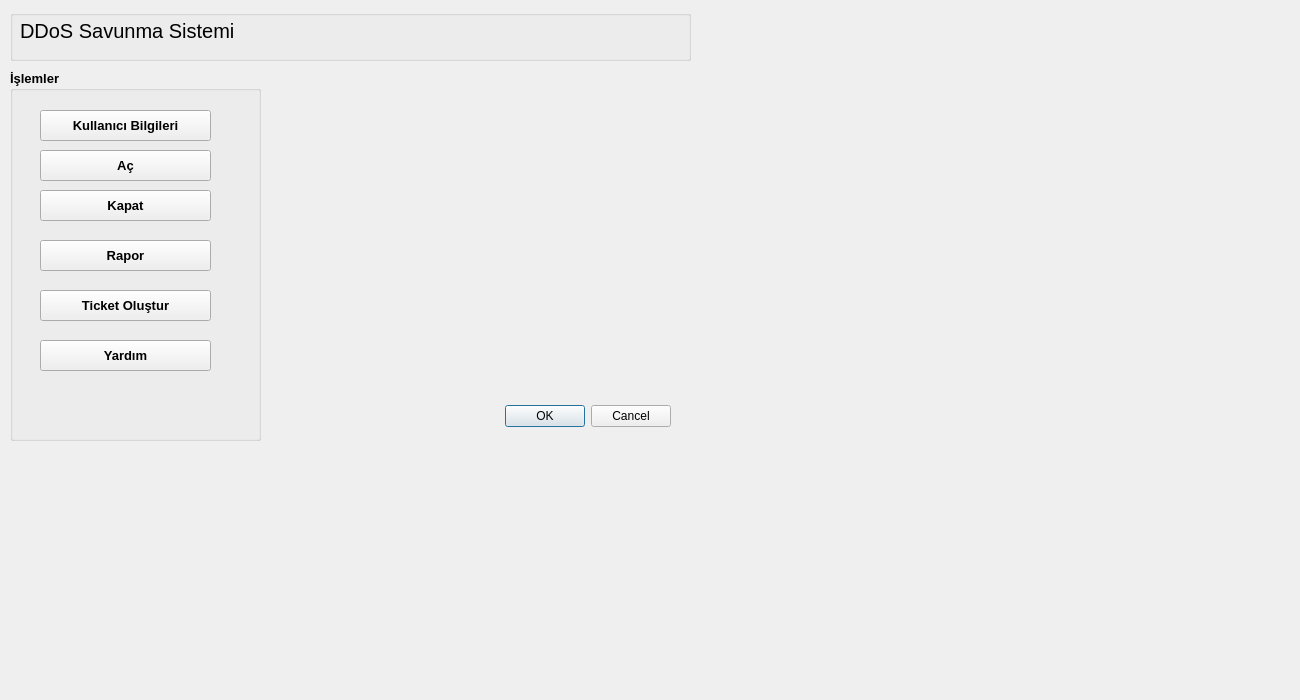
<?xml version="1.0" encoding="UTF-8"?>
<ui version="4.0">
 <class>Dialog</class>
 <widget class="QDialog" name="Dialog">
  <property name="geometry">
   <rect>
    <x>0</x>
    <y>0</y>
    <width>1300</width>
    <height>700</height>
   </rect>
  </property>
  <property name="minimumSize">
   <size>
    <width>1300</width>
    <height>700</height>
   </size>
  </property>
  <property name="maximumSize">
   <size>
    <width>1300</width>
    <height>700</height>
   </size>
  </property>
  <property name="windowTitle">
   <string>DDoS Mitigation With AI</string>
  </property>
  <widget class="QDialogButtonBox" name="buttonBox">
   <property name="geometry">
    <rect>
     <x>360</x>
     <y>400</y>
     <width>311</width>
     <height>32</height>
    </rect>
   </property>
   <property name="orientation">
    <enum>Qt::Horizontal</enum>
   </property>
   <property name="standardButtons">
    <set>QDialogButtonBox::Cancel|QDialogButtonBox::Ok</set>
   </property>
  </widget>
  <widget class="QGroupBox" name="groupBox">
   <property name="geometry">
    <rect>
     <x>10</x>
     <y>70</y>
     <width>251</width>
     <height>371</height>
    </rect>
   </property>
   <property name="font">
    <font>
     <pointsize>10</pointsize>
     <weight>75</weight>
     <bold>true</bold>
    </font>
   </property>
   <property name="title">
    <string>İşlemler</string>
   </property>
   <widget class="QPushButton" name="pushButton">
    <property name="geometry">
     <rect>
      <x>30</x>
      <y>40</y>
      <width>171</width>
      <height>31</height>
     </rect>
    </property>
    <property name="text">
     <string>Kullanıcı Bilgileri</string>
    </property>
   </widget>
   <widget class="QPushButton" name="pushButton_2">
    <property name="geometry">
     <rect>
      <x>30</x>
      <y>80</y>
      <width>171</width>
      <height>31</height>
     </rect>
    </property>
    <property name="text">
     <string>Aç</string>
    </property>
   </widget>
   <widget class="QPushButton" name="pushButton_5">
    <property name="geometry">
     <rect>
      <x>30</x>
      <y>120</y>
      <width>171</width>
      <height>31</height>
     </rect>
    </property>
    <property name="text">
     <string>Kapat</string>
    </property>
   </widget>
   <widget class="QPushButton" name="pushButton_6">
    <property name="geometry">
     <rect>
      <x>30</x>
      <y>170</y>
      <width>171</width>
      <height>31</height>
     </rect>
    </property>
    <property name="text">
     <string>Rapor</string>
    </property>
   </widget>
   <widget class="QPushButton" name="pushButton_7">
    <property name="geometry">
     <rect>
      <x>30</x>
      <y>220</y>
      <width>171</width>
      <height>31</height>
     </rect>
    </property>
    <property name="text">
     <string>Ticket Oluştur</string>
    </property>
   </widget>
   <widget class="QPushButton" name="pushButton_8">
    <property name="geometry">
     <rect>
      <x>30</x>
      <y>270</y>
      <width>171</width>
      <height>31</height>
     </rect>
    </property>
    <property name="text">
     <string>Yardım</string>
    </property>
   </widget>
  </widget>
  <widget class="QGroupBox" name="groupBox_2">
   <property name="geometry">
    <rect>
     <x>10</x>
     <y>10</y>
     <width>681</width>
     <height>51</height>
    </rect>
   </property>
   <property name="title">
    <string/>
   </property>
   <property name="flat">
    <bool>false</bool>
   </property>
   <widget class="QLabel" name="label">
    <property name="geometry">
     <rect>
      <x>10</x>
      <y>10</y>
      <width>661</width>
      <height>21</height>
     </rect>
    </property>
    <property name="font">
     <font>
      <pointsize>15</pointsize>
     </font>
    </property>
    <property name="text">
     <string>DDoS Savunma Sistemi</string>
    </property>
   </widget>
  </widget>
 </widget>
 <resources/>
 <connections>
  <connection>
   <sender>buttonBox</sender>
   <signal>accepted()</signal>
   <receiver>Dialog</receiver>
   <slot>accept()</slot>
   <hints>
    <hint type="sourcelabel">
     <x>578</x>
     <y>414</y>
    </hint>
    <hint type="destinationlabel">
     <x>157</x>
     <y>274</y>
    </hint>
   </hints>
  </connection>
  <connection>
   <sender>buttonBox</sender>
   <signal>rejected()</signal>
   <receiver>Dialog</receiver>
   <slot>reject()</slot>
   <hints>
    <hint type="sourcelabel">
     <x>646</x>
     <y>420</y>
    </hint>
    <hint type="destinationlabel">
     <x>286</x>
     <y>274</y>
    </hint>
   </hints>
  </connection>
 </connections>
</ui>
